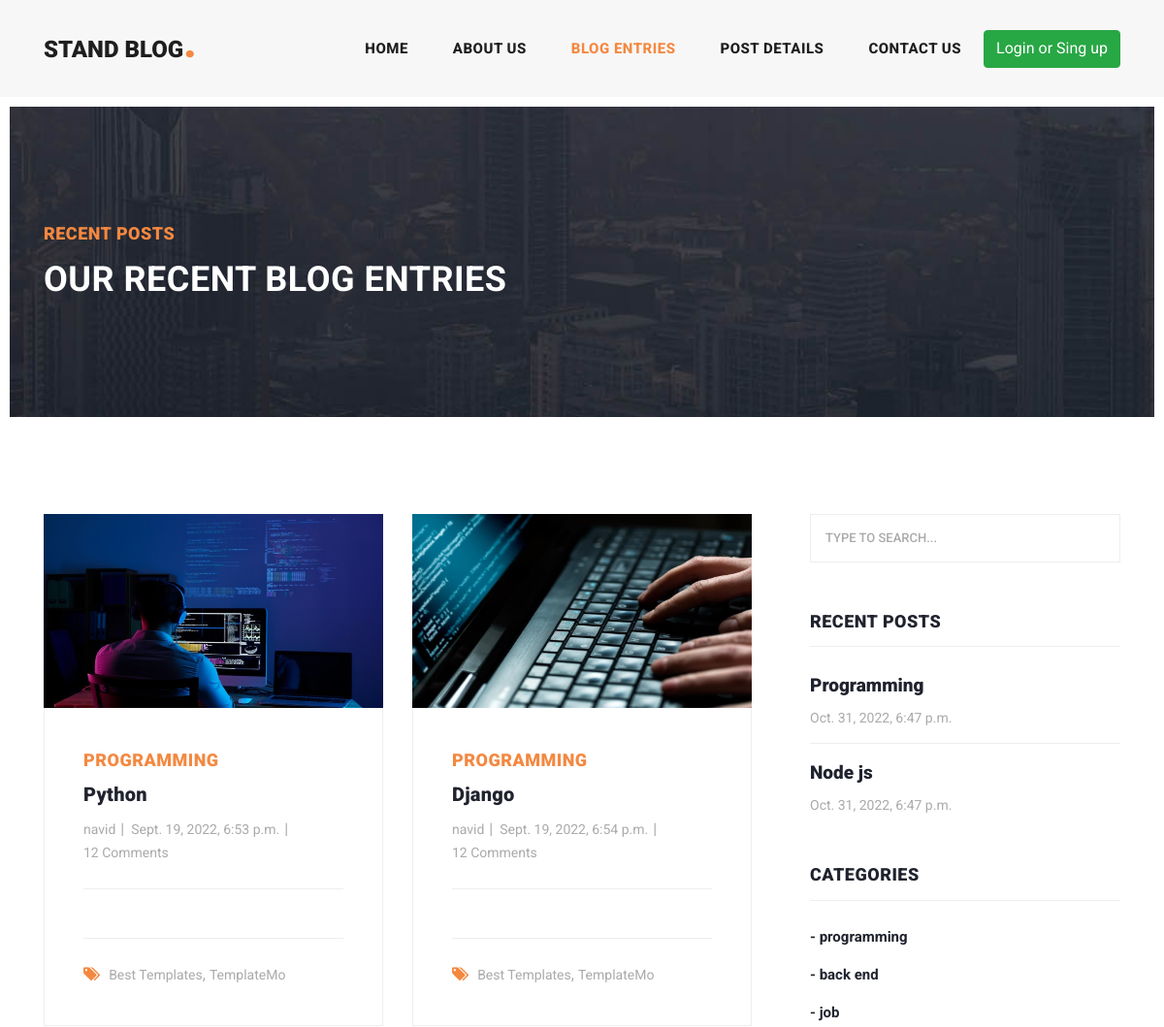
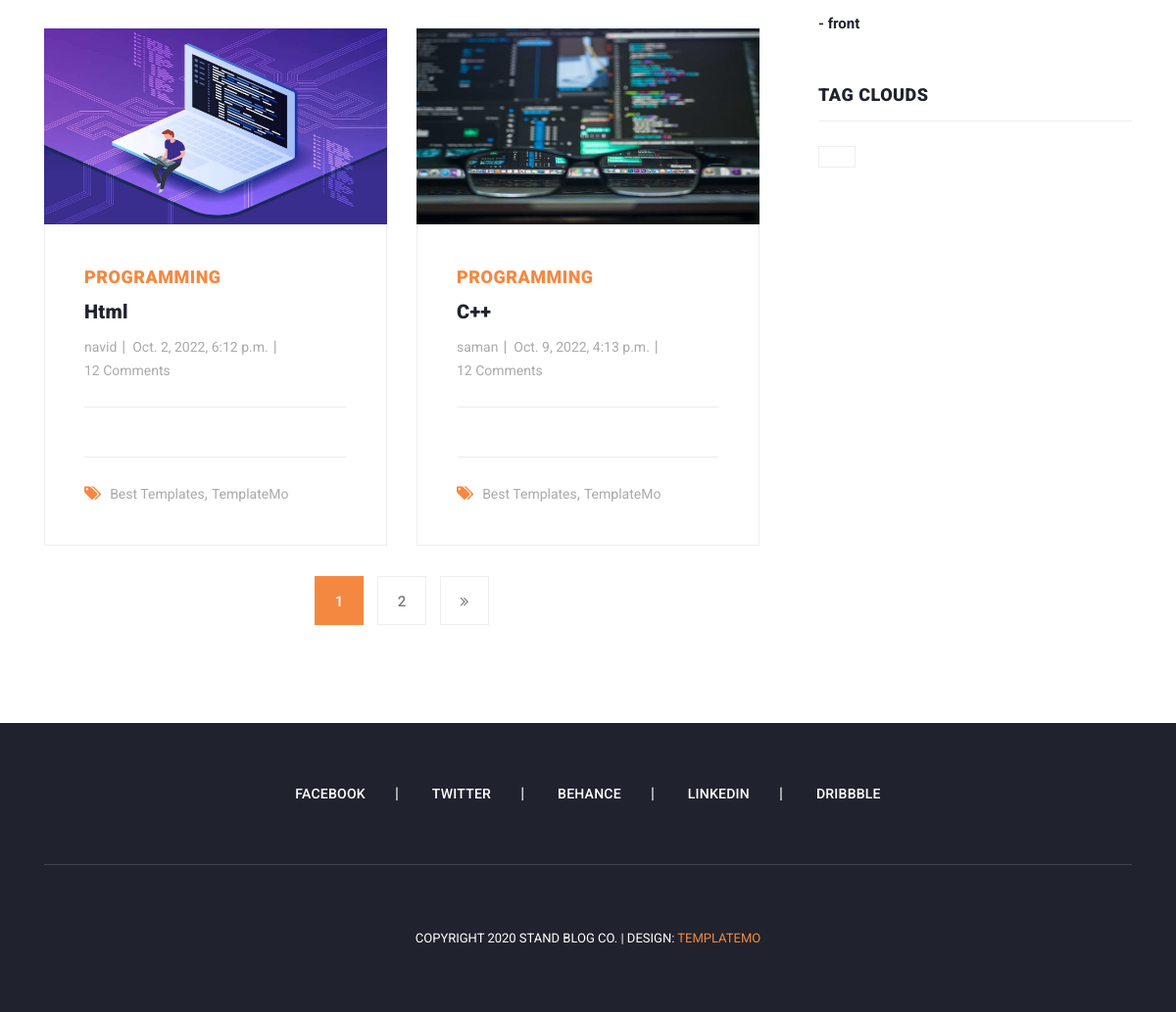
Screenshot of /articles/all-article with the database file from the repository (2 pictures, top to bottom).
### blog/models.py (models this page shows, shortened)
class Article(models.Model):
    author = models.ForeignKey(User, on_delete=models.CASCADE)
    cateqory = models.ManyToManyField(Cateqory, blank=True, related_name="articles")
    title = models.CharField(max_length=90)
    body = models.TextField(blank=True)
    image = models.ImageField(upload_to="image/article")
    created = models.DateTimeField(auto_now_add=True)
    updated = models.DateTimeField(auto_now=True)
    myfile = models.FileField(upload_to="file", null=True, blank=True)
    status = models.BooleanField(null=True, blank=True, default=True)
    slug = models.SlugField(null=True, unique=True, blank=True)
    objects = models.Manager()
    custom_manager = ArticleManager()
    class Meta:
        verbose_name = "post"
    def get_absolute_url(self):
        return reverse("blog:article_detail", kwargs={"slug": self.slug})

class Cateqory(models.Model):
    title = models.CharField(max_length=100)
    created = models.DateTimeField(auto_now_add=True)
    slug = models.SlugField(blank=True)
    def __str__(self) -> str:
        return self.title

### blog/views.py (the view)
# urls.py: path("all-article", views.article_list, name="blog"),
def article_list(request):
    articles = Article.objects.filter(status=True)
    page_number = request.GET.get("page")
    paginator = Paginator(articles, 4)
    objects_list = paginator.get_page(page_number)
    return render(request, "blog/article_list.html", {"article": objects_list})

### context_processors/context_processors.py (called while the page is built)
def recent_articles(request):
    recent_articles = Article.objects.order_by("-created",)[:2]
    return {"recent_articles": recent_articles}

def cateqouries(request):
    cateqouries = Cateqory.objects.all()
    return {"cateqouries": cateqouries}

### blog/templates/blog/article_list.html (shortened to what this page needs)
{% extends "base.html" %}
{% load static %}
{% block content %}
    <div class="heading-page header-text">
        <section class="page-heading">
            <div class="container">
                <div class="row">
                    <div class="col-lg-12">
                        <div class="text-content">
                            <h4>Recent Posts</h4>
                            <h2>Our Recent Blog Entries</h2>
                        </div>
                    </div>
                </div>
            </div>
        </section>
    </div>
    <section class="blog-posts grid-system">
        <div class="container">
            <div class="row">
                <div class="col-lg-8">
                    <div class="all-blog-posts">
                        <div class="row">
                            {% for art in article %}
                                <div class="col-lg-6">
                                    <div class="blog-post">
                                        <div class="blog-thumb">
                                            <img width="200px" height="200px" src="{{ art.image.url }}" alt="">
                                        </div>
                                        <div class="down-content">
                                            <span>{{ art.cateqory.all.0 }}</span>
                                            <a href="{{ art.get_absolute_url }}"><h4>{{ art.title }}</h4></a>
                                            <ul class="post-info">
                                                <li><a href="#">{{ art.author }}</a></li>
                                                <li><a href="#">{{ art.created }}</a></li>
                                                <li><a href="#">12 Comments</a></li>
                                            </ul>
                                            <p></p>
                                            <div class="post-options">
                                                <div class="row">
                                                    <div class="col-lg-12">
                                                        <ul class="post-tags">
                                                            <li><i class="fa fa-tags"></i></li>
                                                            <li><a href="#">Best Templates</a>,</li>
                                                            <li><a href="#">TemplateMo</a></li>
                                                         </ul>
                                                    </div>
                                                </div>
                                            </div>
                                        </div>
                                    </div>
                                </div>
                            {% endfor %}
                            <div class="col-lg-6">
                            </div>
                            <div class="col-lg-12">
                                {% if article.has_other_pages %}
                                    <ul class="page-numbers">
                                        {% for i in article.paginator.page_range %}
                                            {% if article.number == i %}
                                                <li class="active"><a href="?page={{ i }}{% if request.GET.search %}&search={{ request.GET.search }}{% endif %}">{{ i }}</a></li>
                                            {% else %}
                                                <li class=""><a href="?page={{ i }}{% if request.GET.search %}&search={{ request.GET.search }}{% endif %}">{{ i }}</a></li>
                                            {% endif %}
                                        {% endfor %}
                                        {% if article.has_next %}
                                            <li><a href="?page={{ article.next_page_number }}{% if request.GET.search %}&search={{ request.GET.search }}{% endif %}"><i
                                                    class="fa fa-angle-double-right"></i></a></li>
                                        {% endif %}
                                    </ul>
                                {% endif %}
                            </div>
                        </div>
                    </div>
                </div>
                {% include "includes/sidebar.html" %}
            </div>
        </div>
    </section>
{% endblock %}

### templates/includes/sidebar.html
{% load static %}
<div class="col-lg-4">
    <div class="sidebar">
        <div class="row">
            <div class="col-lg-12">
                <div class="sidebar-item search">
                    <form id="search_form" name="gs" method="GET" action="{% url "blog:search_articles" %}">
                        <input type="text" name="search" class="searchText" placeholder="type to search..."
                               autocomplete="on">
                    </form>
                </div>
            </div>
            <div class="col-lg-12">
                <div class="sidebar-item recent-posts">
                    <div class="sidebar-heading">
                        <h2>Recent Posts</h2>
                    </div>
                    <div class="content">
                        <ul>
                            {% for article in recent_articles %}
                                <li><a href="{{ article.get_absolute_url }}">
                                    <h5>{{ article.title }}</h5>
                                    <span>{{ article.created }}</span>
                                </a></li>
                            {% endfor %}
                        </ul>
                    </div>
                </div>
            </div>
            <div class="col-lg-12">
                <div class="sidebar-item categories">
                    <div class="sidebar-heading">
                        <h2>Categories</h2>
                    </div>
                    <div class="content">
                        <ul>
                            {% for cat in cateqouries %}
                            <li><a href="{{  cat.get_absollut_url }}">- {{ cat.title }}</a></li>
                            {% endfor %}
                        </ul>
                    </div>
                </div>
            </div>
            <div class="col-lg-12">
                <div class="sidebar-item tags">
                    <div class="sidebar-heading">
                        <h2>Tag Clouds</h2>
                    </div>
                    <div class="content">
                        <ul>
                            <li><a href="#">{{ name }}</a></li>
                        </ul>
                    </div>
                </div>
            </div>
        </div>
    </div>
</div>

### rows the page displays
Article: image (picture), cateqory.all.0 "PROGRAMMING", title "Python", author "navid", created "Sept. 19, 2022, 6:53 p.m."
Article: image (picture), cateqory.all.0 "PROGRAMMING", title "Django", author "navid", created "Sept. 19, 2022, 6:54 p.m."
Article: image (picture), cateqory.all.0 "PROGRAMMING", title "Html", author "navid", created "Oct. 2, 2022, 6:12 p.m."
Article: image (picture), cateqory.all.0 "PROGRAMMING", title "C++", author "saman", created "Oct. 9, 2022, 4:13 p.m."
Article: title "Programming", created "Oct. 31, 2022, 6:47 p.m."
Article: title "Node js", created "Oct. 31, 2022, 6:47 p.m."
Cateqory: title "programming"
Cateqory: title "back end"
Cateqory: title "job"
Cateqory: title "front"

### other values shown
{{ i }} "1"
{{ i }} "2"
